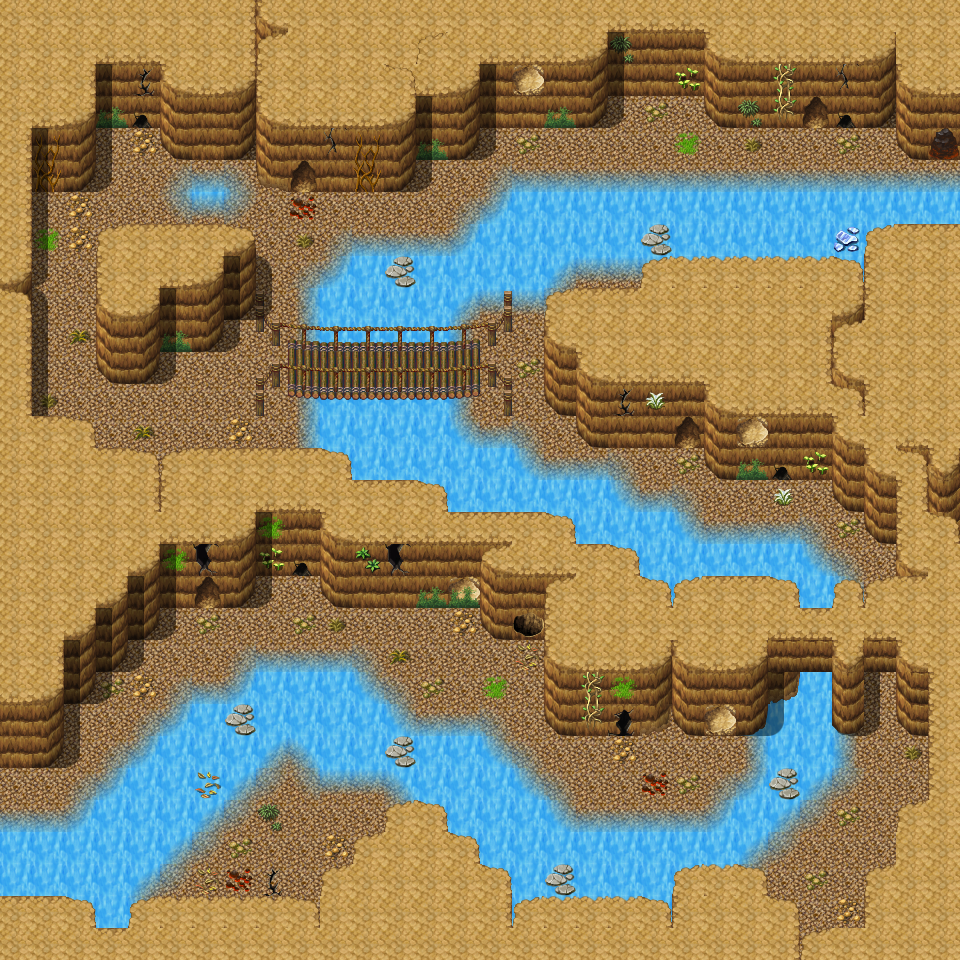

Below is a game level as drawn by its tile map, then a one-line description and the .tmx that defines it (tile-layer data replaced by summaries):
An orthogonal 30x30 tile map with 32x32 px tiles, 3 tile layers (Ground, Objects, Above), 1 hidden layer not drawn, 40 tilesets and 12 objects (10x spawn, 2x mapchange).

<map version="1.0" orientation="orthogonal" width="30" height="30" tilewidth="32" tileheight="32">
 <tileset firstgid="1" name="map_bed_1" tilewidth="32" tileheight="32">
  <image source="../drawable/map_bed_1.png" width="512" height="256" />
 </tileset>
 <tileset firstgid="129" name="map_border_1" tilewidth="32" tileheight="32">
  <image source="../drawable/map_border_1.png" width="512" height="256" />
 </tileset>
 <tileset firstgid="257" name="map_bridge_1" tilewidth="32" tileheight="32">
  <image source="../drawable/map_bridge_1.png" width="512" height="256" />
 </tileset>
 <tileset firstgid="385" name="map_broken_1" tilewidth="32" tileheight="32">
  <image source="../drawable/map_broken_1.png" width="512" height="256" />
 </tileset>
 <tileset firstgid="513" name="map_cavewall_1" tilewidth="32" tileheight="32">
  <image source="../drawable/map_cavewall_1.png" width="576" height="192" />
 </tileset>
 <tileset firstgid="621" name="map_cavewall_2" tilewidth="32" tileheight="32">
  <image source="../drawable/map_cavewall_2.png" width="576" height="192" />
 </tileset>
 <tileset firstgid="729" name="map_cavewall_3" tilewidth="32" tileheight="32">
  <image source="../drawable/map_cavewall_3.png" width="576" height="192" />
 </tileset>
 <tileset firstgid="837" name="map_chair_table_1" tilewidth="32" tileheight="32">
  <image source="../drawable/map_chair_table_1.png" width="512" height="256" />
 </tileset>
 <tileset firstgid="965" name="map_crate_1" tilewidth="32" tileheight="32">
  <image source="../drawable/map_crate_1.png" width="512" height="256" />
 </tileset>
 <tileset firstgid="1093" name="map_cupboard_1" tilewidth="32" tileheight="32">
  <image source="../drawable/map_cupboard_1.png" width="512" height="256" />
 </tileset>
 <tileset firstgid="1221" name="map_curtain_1" tilewidth="32" tileheight="32">
  <image source="../drawable/map_curtain_1.png" width="512" height="256" />
 </tileset>
 <tileset firstgid="1349" name="map_entrance_1" tilewidth="32" tileheight="32">
  <image source="../drawable/map_entrance_1.png" width="512" height="256" />
 </tileset>
 <tileset firstgid="1477" name="map_fence_1" tilewidth="32" tileheight="32">
  <image source="../drawable/map_fence_1.png" width="512" height="256" />
 </tileset>
 <tileset firstgid="1605" name="map_fence_2" tilewidth="32" tileheight="32">
  <image source="../drawable/map_fence_2.png" width="512" height="256" />
 </tileset>
 <tileset firstgid="1733" name="map_ground_1" tilewidth="32" tileheight="32">
  <image source="../drawable/map_ground_1.png" width="512" height="256" />
 </tileset>
 <tileset firstgid="1861" name="map_ground_2" tilewidth="32" tileheight="32">
  <image source="../drawable/map_ground_2.png" width="512" height="256" />
 </tileset>
 <tileset firstgid="1989" name="map_ground_3" tilewidth="32" tileheight="32">
  <image source="../drawable/map_ground_3.png" width="512" height="256" />
 </tileset>
 <tileset firstgid="2117" name="map_ground_4" tilewidth="32" tileheight="32">
  <image source="../drawable/map_ground_4.png" width="512" height="256" />
 </tileset>
 <tileset firstgid="2245" name="map_ground_5" tilewidth="32" tileheight="32">
  <image source="../drawable/map_ground_5.png" width="512" height="256" />
 </tileset>
 <tileset firstgid="2373" name="map_ground_6" tilewidth="32" tileheight="32">
  <image source="../drawable/map_ground_6.png" width="512" height="256" />
 </tileset>
 <tileset firstgid="2501" name="map_ground_7" tilewidth="32" tileheight="32">
  <image source="../drawable/map_ground_7.png" width="512" height="256" />
 </tileset>
 <tileset firstgid="2629" name="map_ground_8" tilewidth="32" tileheight="32">
  <image source="../drawable/map_ground_8.png" width="512" height="256" />
 </tileset>
 <tileset firstgid="2757" name="map_indoor_1" tilewidth="32" tileheight="32">
  <image source="../drawable/map_indoor_1.png" width="512" height="256" />
 </tileset>
 <tileset firstgid="2885" name="map_kitchen_1" tilewidth="32" tileheight="32">
  <image source="../drawable/map_kitchen_1.png" width="512" height="256" />
 </tileset>
 <tileset firstgid="3013" name="map_outdoor_1" tilewidth="32" tileheight="32">
  <image source="../drawable/map_outdoor_1.png" width="512" height="256" />
 </tileset>
 <tileset firstgid="3141" name="map_pillar_1" tilewidth="32" tileheight="32">
  <image source="../drawable/map_pillar_1.png" width="512" height="256" />
 </tileset>
 <tileset firstgid="3269" name="map_plant_1" tilewidth="32" tileheight="32">
  <image source="../drawable/map_plant_1.png" width="512" height="256" />
 </tileset>
 <tileset firstgid="3397" name="map_rock_1" tilewidth="32" tileheight="32">
  <image source="../drawable/map_rock_1.png" width="512" height="256" />
 </tileset>
 <tileset firstgid="3525" name="map_roof_1" tilewidth="32" tileheight="32">
  <image source="../drawable/map_roof_1.png" width="512" height="256" />
 </tileset>
 <tileset firstgid="3653" name="map_roof_2" tilewidth="32" tileheight="32">
  <image source="../drawable/map_roof_2.png" width="512" height="256" />
 </tileset>
 <tileset firstgid="3781" name="map_shop_1" tilewidth="32" tileheight="32">
  <image source="../drawable/map_shop_1.png" width="512" height="256" />
 </tileset>
 <tileset firstgid="3909" name="map_sign_ladder_1" tilewidth="32" tileheight="32">
  <image source="../drawable/map_sign_ladder_1.png" width="512" height="256" />
 </tileset>
 <tileset firstgid="4037" name="map_table_1" tilewidth="32" tileheight="32">
  <image source="../drawable/map_table_1.png" width="512" height="256" />
 </tileset>
 <tileset firstgid="4165" name="map_trail_1" tilewidth="32" tileheight="32">
  <image source="../drawable/map_trail_1.png" width="512" height="256" />
 </tileset>
 <tileset firstgid="4293" name="map_tree_1" tilewidth="32" tileheight="32">
  <image source="../drawable/map_tree_1.png" width="512" height="256" />
 </tileset>
 <tileset firstgid="4421" name="map_wall_1" tilewidth="32" tileheight="32">
  <image source="../drawable/map_wall_1.png" width="512" height="256" />
 </tileset>
 <tileset firstgid="4549" name="map_wall_2" tilewidth="32" tileheight="32">
  <image source="../drawable/map_wall_2.png" width="480" height="256" />
 </tileset>
 <tileset firstgid="4669" name="map_wall_3" tilewidth="32" tileheight="32">
  <image source="../drawable/map_wall_3.png" width="480" height="256" />
 </tileset>
 <tileset firstgid="4789" name="map_window_1" tilewidth="32" tileheight="32">
  <image source="../drawable/map_window_1.png" width="512" height="256" />
 </tileset>
 <tileset firstgid="4917" name="map_window_2" tilewidth="32" tileheight="32">
  <image source="../drawable/map_window_2.png" width="512" height="256" />
 </tileset>
 <layer name="Ground" width="30" height="30">
  <data>[900 cells, 899 non-empty, 19 distinct tile ids]</data>
 </layer>
 <layer name="Objects" width="30" height="30">
  <data>[900 cells, 322 non-empty, 61 distinct tile ids]</data>
 </layer>
 <layer name="Above" width="30" height="30">
  <data>[900 cells, 93 non-empty, 28 distinct tile ids]</data>
 </layer>
 <layer name="Walkable" width="30" height="30" visible="0">
  <data>[900 cells, 635 non-empty, 1 distinct tile ids]</data>
 </layer>
 <objectgroup name="Mapevents" width="30" height="30" visible="0">
  <object name="east" type="mapchange" x="928" y="160" width="32" height="32">
   <properties>
    <property name="map" value="waytobrimhavencave3" />
    <property name="place" value="west" />
   </properties>
  </object>
  <object name="west" type="mapchange" x="0" y="768" width="32" height="64">
   <properties>
    <property name="map" value="waytobrimhavencave1" />
    <property name="place" value="east" />
   </properties>
  </object>
 </objectgroup>
 <objectgroup name="Spawn" width="30" height="30">
  <!-- 10 objects omitted --></objectgroup>
 <objectgroup name="Keys" width="30" height="30" />
</map>
<!-- 10 of 12 objects omitted -->
